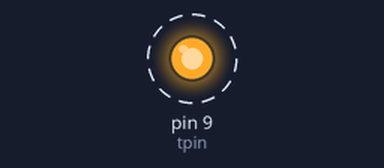
A sketch run on a simulated Arduino Uno, built with avr-gcc and run on an emulated ATmega328P. Shown: output pins drawn as LEDs (lit = HIGH). Dashed ring = blinking.

Above: at 0.2 s.
Timing chart, 0 to 3.0 s (numbered marks = the images above):
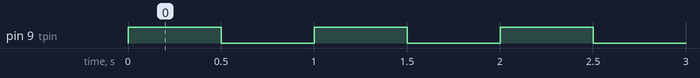

The sketch:

motorOnOff.ino
```cpp
int tpin = 9;
void setup() {
  pinMode(tpin, OUTPUT);

}

void loop() {
  digitalWrite(tpin, HIGH);
  delay(500);
  digitalWrite(tpin, LOW);
  delay(500);

}
```

Measured:
- by itself, pin 9 (tpin): alternates HIGH for 0.50 s and LOW for 0.50 s
